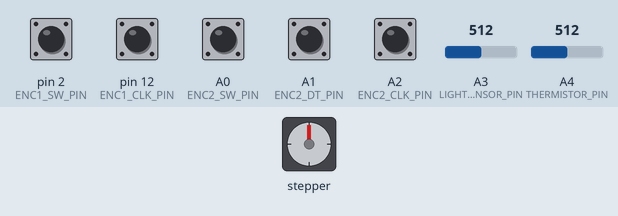
Bench run of a sketch on a simulated Arduino Uno, built with avr-gcc and run on an emulated ATmega328P. Shown: stepper motor. Inputs (shaded band) come from the test bench; at power-on: A0 (ENC2_SW_PIN), A1 (ENC2_DT_PIN), A2 (ENC2_CLK_PIN), pin 2 (ENC1_SW_PIN), pin 12 (ENC1_CLK_PIN) HIGH, A3 (LIGHT_SENSOR_PIN) = 512, A4 (THERMISTOR_PIN) = 512. Stepper angles assume 200 steps per turn; what the sketch prints to the serial monitor is not drawn.

Above: at 1.2 s.
1.3 s: A2 (ENC2_CLK_PIN) pulled LOW for 0.15 s
At 1.8 s:
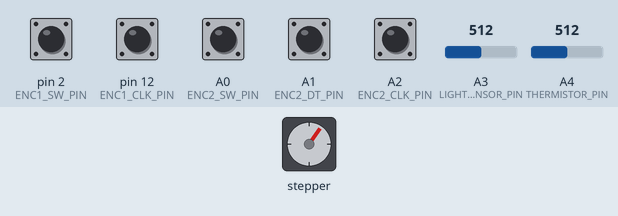
3.0 s: A3 (LIGHT_SENSOR_PIN) set to 106
6.0 s: A3 (LIGHT_SENSOR_PIN) set to 94
Timing chart, 0 to 9.0 s (numbered marks = the images above; inputs shaded):
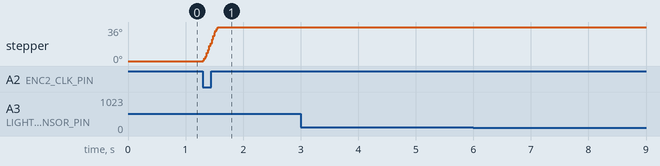

Measured:
- after the input at 1.3 s, stepper: turns 36° clockwise in 0.26 s, starting at once
- after the input at 3.0 s, every drawn part: stays the same
- after the input at 6.0 s, every drawn part: stays the same

The sketch:

rotary_encoder_dual_stepper.ino
```cpp
#include <AccelStepper.h>

// =========================
// Rotary encoder #1 pins  (motor1 操作 / SW: syncモード切替)
// Encoder module terminals: GND, +, SW, DT, CLK
// GND -> GND, + -> 5V
// =========================
const int ENC1_SW_PIN  = 2;  // white
const int ENC1_DT_PIN  = 3;  // gray
const int ENC1_CLK_PIN = 12; // magenta

// =========================
// Rotary encoder #2 pins  (motor2 操作 / SW: 位置リセット)
// =========================
const int ENC2_SW_PIN  = A0; // 14
const int ENC2_DT_PIN  = A1; // 15
const int ENC2_CLK_PIN = A2; // 16
const int LIGHT_SENSOR_PIN = A3; // 17
const int THERMISTOR_PIN = A4; // 18

// =========================
// Bipolar stepper motor #1 pins
// Coil1: Blue=A+, Black=A-
// Coil2: Red=B+,  Yellow=B-
// =========================
const int M1_A_PLUS = 8;   // Blue
const int M1_A_MINUS = 9;  // Black
const int M1_B_PLUS = 10;  // Red
const int M1_B_MINUS = 11; // Yellow

// =========================
// Bipolar stepper motor #2 pins
// Coil1: Blue=A+, Black=A-
// Coil2: Red=B+,  Yellow=B-
// =========================
const int M2_A_PLUS = 4;  // Blue
const int M2_A_MINUS = 5; // Black
const int M2_B_PLUS = 6;  // Red
const int M2_B_MINUS = 7; // Yellow

AccelStepper motor1(AccelStepper::FULL4WIRE, M1_A_PLUS, M1_A_MINUS, M1_B_PLUS, M1_B_MINUS);
AccelStepper motor2(AccelStepper::FULL4WIRE, M2_A_PLUS, M2_A_MINUS, M2_B_PLUS, M2_B_MINUS);

const bool DEBUG_SERIAL = false;

const long SERIAL_CMD_MAX_ABS = 200000;
const long SERIAL_RPM_MAX_ABS = 300;
const float MOTOR_STEPS_PER_REV = 200.0f;
const float DEFAULT_MAX_SPEED_STEPS_PER_SEC = 900.0f;

// 1ノッチで動かすステップ数
const long STEP_PER_CLICK = 20;

// 目標位置
long target1 = 0;
long target2 = 0;
long rpmCmd1 = 0;
long rpmCmd2 = 0;

// Encoder click counts (for EPICS PVs)
int enc1_clicks = 0;
int enc2_clicks = 0;

// ENC1 SW: syncモード
// false: enc1はmotor1のみ / true: enc1がmotor1+2を同期駆動
bool syncMode = false;

// Encoder1 state
int lastClk1State = HIGH;
int lastSw1State  = HIGH;
unsigned long lastSw1ChangeMs = 0;

// Encoder2 state
int lastClk2State = HIGH;
int lastSw2State  = HIGH;
unsigned long lastSw2ChangeMs = 0;

const unsigned long SW_DEBOUNCE_MS = 30;

// EPICS output timing
unsigned long lastEpicsUpdate = 0;
const unsigned long EPICS_UPDATE_INTERVAL = 10; // 10ms = 100Hz

// Arduino runtime stats
unsigned long lastLoopTickMs = 0;
unsigned long loopPeriodMs = 0;
unsigned long lastLoopTickUs = 0;
unsigned long loopPeriodUs = 0;
unsigned long loopRateWindowStartMs = 0;
unsigned long loopRateWindowCount = 0;
long loopRateHz = 0;
int lightRaw = 0;
int thermistorRaw = 0;

String serialCmdBuf;

long clampTarget(long value)
{
    if (value > SERIAL_CMD_MAX_ABS)
    {
        return SERIAL_CMD_MAX_ABS;
    }
    if (value < -SERIAL_CMD_MAX_ABS)
    {
        return -SERIAL_CMD_MAX_ABS;
    }
    return value;
}

long clampRpm(long value)
{
    if (value > SERIAL_RPM_MAX_ABS)
    {
        return SERIAL_RPM_MAX_ABS;
    }
    if (value < -SERIAL_RPM_MAX_ABS)
    {
        return -SERIAL_RPM_MAX_ABS;
    }
    return value;
}

float rpmToStepsPerSec(long rpm)
{
    long absRpm = (rpm < 0) ? -rpm : rpm;
    return ((float)absRpm * MOTOR_STEPS_PER_REV) / 60.0f;
}

void applyMotorTarget(int motorIndex, long value)
{
    long clamped = clampTarget(value);
    if (motorIndex == 1)
    {
        target1 = clamped;
        motor1.moveTo(target1);
    }
    else if (motorIndex == 2)
    {
        target2 = clamped;
        motor2.moveTo(target2);
    }
}

void applyMotorRpm(int motorIndex, long rpm)
{
    long clamped = clampRpm(rpm);
    float sps = rpmToStepsPerSec(clamped);
    if (sps <= 0.0f)
    {
        sps = DEFAULT_MAX_SPEED_STEPS_PER_SEC;
    }
    if (motorIndex == 1)
    {
        rpmCmd1 = clamped;
        motor1.setMaxSpeed(sps);
    }
    else if (motorIndex == 2)
    {
        rpmCmd2 = clamped;
        motor2.setMaxSpeed(sps);
    }
}

void handleSerialCommand(const String& cmd)
{
    if (cmd.length() == 0)
    {
        return;
    }

    const char *prefix1 = "SET:MTR1:";
    const char *prefix2 = "SET:MTR2:";
    const char *rpmPrefix1 = "SET:RPM1:";
    const char *rpmPrefix2 = "SET:RPM2:";

    if (cmd.startsWith(prefix1))
    {
        long value = cmd.substring(strlen(prefix1)).toInt();
        applyMotorTarget(1, value);
        return;
    }

    if (cmd.startsWith(prefix2))
    {
        long value = cmd.substring(strlen(prefix2)).toInt();
        applyMotorTarget(2, value);
        return;
    }

    if (cmd.startsWith(rpmPrefix1))
    {
        long value = cmd.substring(strlen(rpmPrefix1)).toInt();
        applyMotorRpm(1, value);
        return;
    }

    if (cmd.startsWith(rpmPrefix2))
    {
        long value = cmd.substring(strlen(rpmPrefix2)).toInt();
        applyMotorRpm(2, value);
        return;
    }

}

void pollSerialCommands()
{
    while (Serial.available() > 0)
    {
        char ch = (char)Serial.read();
        if (ch == '\r')
        {
            continue;
        }
        if (ch == '\n')
        {
            handleSerialCommand(serialCmdBuf);
            serialCmdBuf = "";
            continue;
        }

        if (serialCmdBuf.length() < 80)
        {
            serialCmdBuf += ch;
        }
    }
}

void setup()
{
    pinMode(ENC1_SW_PIN,  INPUT_PULLUP);
    pinMode(ENC1_DT_PIN,  INPUT_PULLUP);
    pinMode(ENC1_CLK_PIN, INPUT_PULLUP);
    pinMode(ENC2_SW_PIN,  INPUT_PULLUP);
    pinMode(ENC2_DT_PIN,  INPUT_PULLUP);
    pinMode(ENC2_CLK_PIN, INPUT_PULLUP);
    pinMode(LIGHT_SENSOR_PIN, INPUT);
    pinMode(THERMISTOR_PIN, INPUT);

    motor1.setMaxSpeed(900);
    motor1.setAcceleration(1200);
    motor2.setMaxSpeed(900);
    motor2.setAcceleration(1200);

    Serial.begin(115200);
    if (DEBUG_SERIAL)
    {
        Serial.println("Dual bipolar stepper + dual rotary encoder start");
        Serial.println("ENC1: motor1 (SW: sync mode toggle)");
        Serial.println("ENC2: motor2 (SW: reset)");
    }
}

// --- Encoder1: monitor only (no motor control) ---
void handleEncoder1()
{
    int clkState = digitalRead(ENC1_CLK_PIN);

    if (lastClk1State == HIGH && clkState == LOW)
    {
        int dtState = digitalRead(ENC1_DT_PIN);
        long delta = (dtState != clkState) ? 1 : -1;
        enc1_clicks += (delta > 0) ? 1 : -1;

        if (DEBUG_SERIAL)
        {
            Serial.print("ENC1 delta=");
            Serial.print(delta);
            Serial.println();
        }
    }

    lastClk1State = clkState;
}

// --- Encoder2: controls Motor2 target position ---
void handleEncoder2()
{
    int clkState = digitalRead(ENC2_CLK_PIN);

    if (lastClk2State == HIGH && clkState == LOW)
    {
        int dtState = digitalRead(ENC2_DT_PIN);
        long deltaClicks = (dtState != clkState) ? 1 : -1;
        long deltaSteps = deltaClicks * STEP_PER_CLICK;
        enc2_clicks += (deltaClicks > 0) ? 1 : -1;

        target2 += deltaSteps;
        motor2.moveTo(target2);

        if (DEBUG_SERIAL)
        {
            Serial.print("ENC2 clicks=");
            Serial.print(enc2_clicks);
            Serial.print(" target2=");
            Serial.println(target2);
        }
    }

    lastClk2State = clkState;
}

// --- SW1: syncモード切り替え ---
void handleSwitch1()
{
    int swState = digitalRead(ENC1_SW_PIN);
    unsigned long now = millis();

    if (swState != lastSw1State)
    {
        lastSw1ChangeMs = now;
        lastSw1State = swState;
    }

    if ((now - lastSw1ChangeMs) > SW_DEBOUNCE_MS && swState == LOW)
    {
        syncMode = !syncMode;
        if (DEBUG_SERIAL)
        {
            Serial.print("syncMode=");
            Serial.println(syncMode ? "ON" : "OFF");
        }

        while (digitalRead(ENC1_SW_PIN) == LOW)
        {
            motor1.run();
            motor2.run();
        }
    }
}

// --- SW2: monitor reset (encoder counters only) ---
void handleSwitch2()
{
    int swState = digitalRead(ENC2_SW_PIN);
    unsigned long now = millis();

    if (swState != lastSw2State)
    {
        lastSw2ChangeMs = now;
        lastSw2State = swState;
    }

    if ((now - lastSw2ChangeMs) > SW_DEBOUNCE_MS && swState == LOW)
    {
        enc1_clicks = 0;
        enc2_clicks = 0;
        if (DEBUG_SERIAL)
        {
            Serial.println("RESET: enc1=0 enc2=0");
        }

        while (digitalRead(ENC2_SW_PIN) == LOW)
        {
            motor1.run();
            motor2.run();
        }
    }
}

void loop()
{
    unsigned long nowMs = millis();
    unsigned long nowUs = micros();

    if (lastLoopTickMs > 0)
    {
        loopPeriodMs = nowMs - lastLoopTickMs;
    }
    lastLoopTickMs = nowMs;

    if (lastLoopTickUs > 0)
    {
        loopPeriodUs = nowUs - lastLoopTickUs;
    }
    lastLoopTickUs = nowUs;

    if (loopRateWindowStartMs == 0)
    {
        loopRateWindowStartMs = nowMs;
    }
    loopRateWindowCount++;

    unsigned long rateDtMs = nowMs - loopRateWindowStartMs;
    if (rateDtMs >= 1000)
    {
        loopRateHz = (long)((1000.0 * (double)loopRateWindowCount / (double)rateDtMs) + 0.5);
        loopRateWindowCount = 0;
        loopRateWindowStartMs = nowMs;
    }

    pollSerialCommands();

    lightRaw = analogRead(LIGHT_SENSOR_PIN);
    thermistorRaw = analogRead(THERMISTOR_PIN);

    handleEncoder1();
    handleEncoder2();
    handleSwitch1();
    handleSwitch2();

    // 常に位置制御: 目標値変更時に移動を開始し、RPM設定は最大速度として反映
    motor1.run();
    motor2.run();

    // EPICS形式でデータ出力
    outputEpicsData();
}

// --- Output EPICS format data ---
void outputEpicsData()
{
    unsigned long now = millis();

    // Output at regular intervals for EPICS
    if (now - lastEpicsUpdate >= EPICS_UPDATE_INTERVAL)
    {
        lastEpicsUpdate = now;

        // Format:
        // ENC1:value,ENC2:value,MTR1:value,MTR2:value,SYNC:value,RPM1:value,RPM2:value,LIGHT_RAW:value,LOOP_HZ:value,LOOP_MS:value,LOOP_US:value,UPTIME_MS:value
        Serial.print("ENC1:");
        Serial.print(enc1_clicks);
        Serial.print(",ENC2:");
        Serial.print(enc2_clicks);
        Serial.print(",MTR1:");
        Serial.print(motor1.currentPosition());
        Serial.print(",MTR2:");
        Serial.print(motor2.currentPosition());
        Serial.print(",SYNC:");
        Serial.print(syncMode ? 1 : 0);
        Serial.print(",RPM1:");
        Serial.print(rpmCmd1);
        Serial.print(",RPM2:");
        Serial.print(rpmCmd2);
        Serial.print(",LIGHT_RAW:");
        Serial.print(lightRaw);
        Serial.print(",THERMISTOR:");
        Serial.print(thermistorRaw);
        Serial.print(",LOOP_HZ:");
        Serial.print(loopRateHz);
        Serial.print(",LOOP_MS:");
        Serial.print(loopPeriodMs);
        Serial.print(",LOOP_US:");
        Serial.print(loopPeriodUs);
        Serial.print(",UPTIME_MS:");
        Serial.println(now);
    }
}

// ライブラリインストール: arduino-cli lib install "AccelStepper"
// コンパイル例: arduino-cli compile --fqbn arduino:avr:uno .
// 書き込み例:   arduino-cli upload -p COM4 --fqbn arduino:avr:uno .
// シリアル監視: arduino-cli monitor -p COM4 --config baudrate=115200
// arduino-cli monitor -p /dev/ttyACM0 --config baudrate=115200
```
